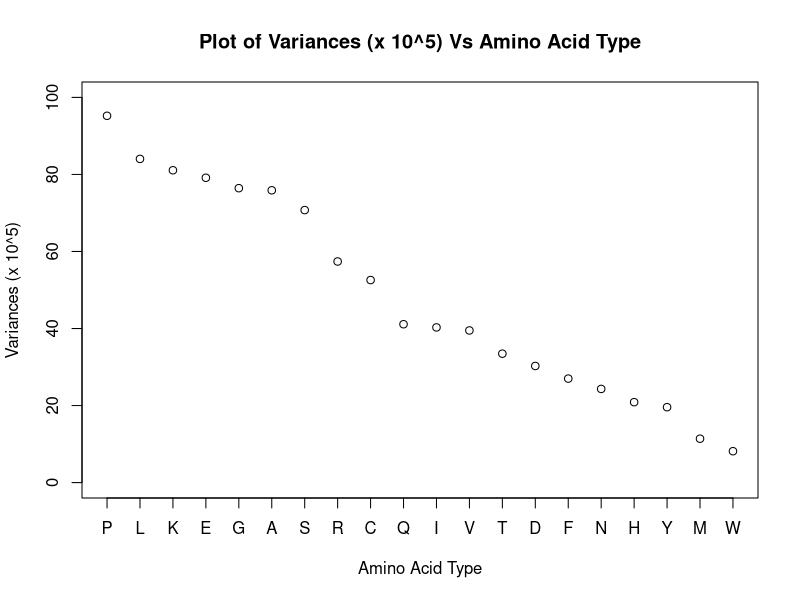
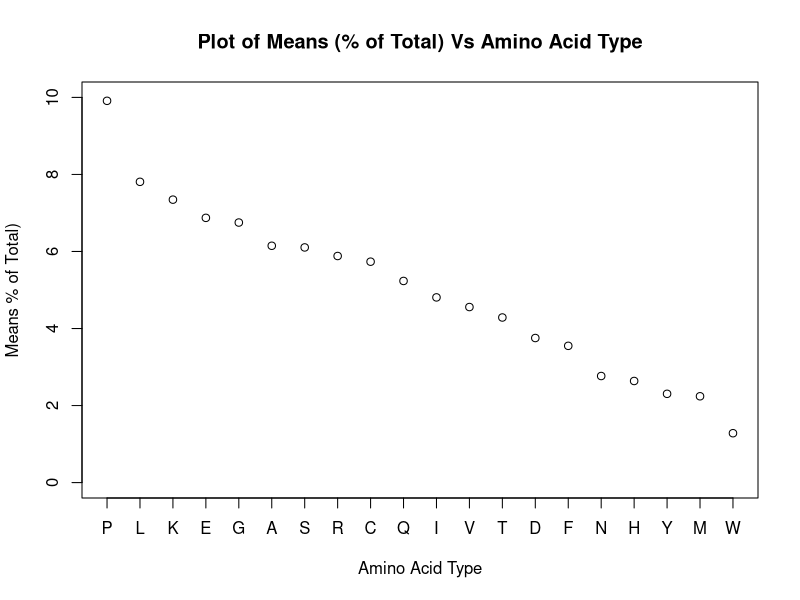

The R script that drew these images, in order:
## ---- chunk 1
knitr::opts_chunk$set(echo = TRUE)

Libraries = c("readr", "knitr")

# Install if not present
for(p in Libraries){
    if(!require(p, character.only = TRUE))
        install.packages(p)
    library(p, character.only = TRUE)
}
## ---- chunk 2
complete_aa <- read_csv("complete_aa.csv")
## ---- chunk 3
class_table <- table(complete_aa$Class)
knitr::kable(class_table)
## ---- chunk 4
aa_vars = apply(complete_aa[,3:22], 2, var)
aa_vars_sorted = sort(10^5*aa_vars, decreasing = TRUE)
aa_vars_sorted
## ---- chunk 5
aa_names <- c("P", "L", "K", "E", "G", 
              "A", "S", "R", "C", "Q", 
              "I", "V", "T", "D", "F", 
              "N", "H", "Y", "M", "W") 

plot(aa_vars_sorted,
     main = "Plot of Variances (x 10^5) Vs Amino Acid Type",
     ylab = "Variances (x 10^5)",
     xlab = "Amino Acid Type",
     ylim =  c(0,100),
     xaxt = "n")
axis(1, at = 1:20, labels = aa_names)
## ---- chunk 6
aa_means = apply(complete_aa[,3:22], 2, mean)
aa_means_sorted = sort(100*aa_means, decreasing = TRUE)
aa_means_sorted
## ---- chunk 7
plot(aa_means_sorted,
     main = "Plot of Means (% of Total) Vs Amino Acid Type",
     ylab = "Means % of Total)",
     xlab = "Amino Acid Type",
     ylim =  c(0,10),
     xaxt = "n")
axis(1, at = 1:20, labels = aa_names)
## ---- chunk 8
Sys.info()[c(1:3,5)]
## ---- chunk 9
sessionInfo()
